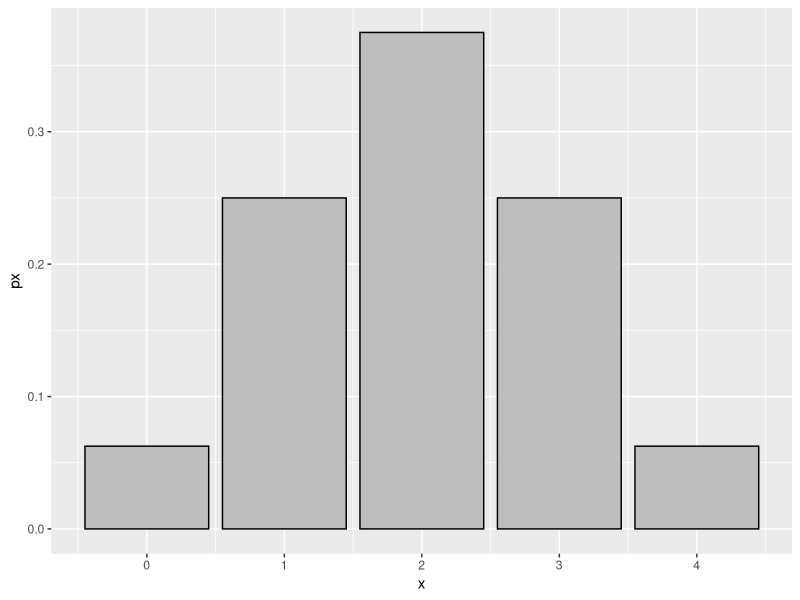
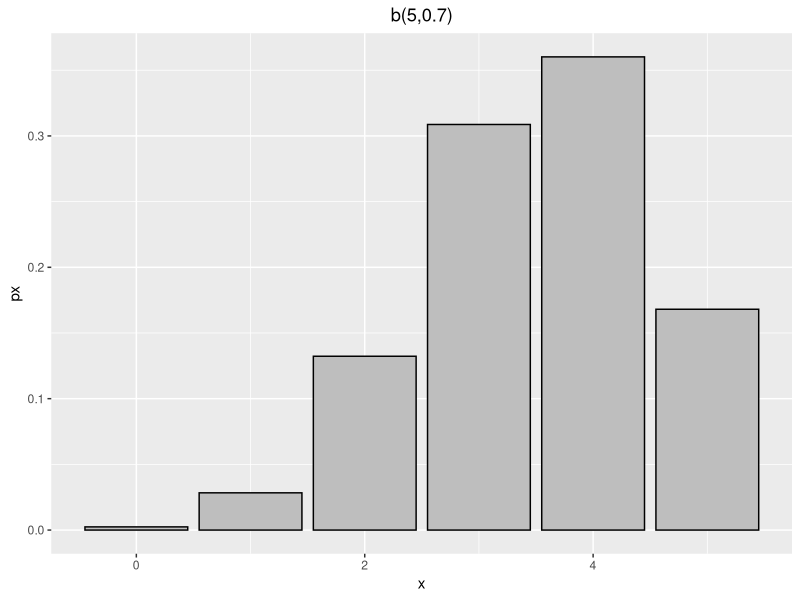
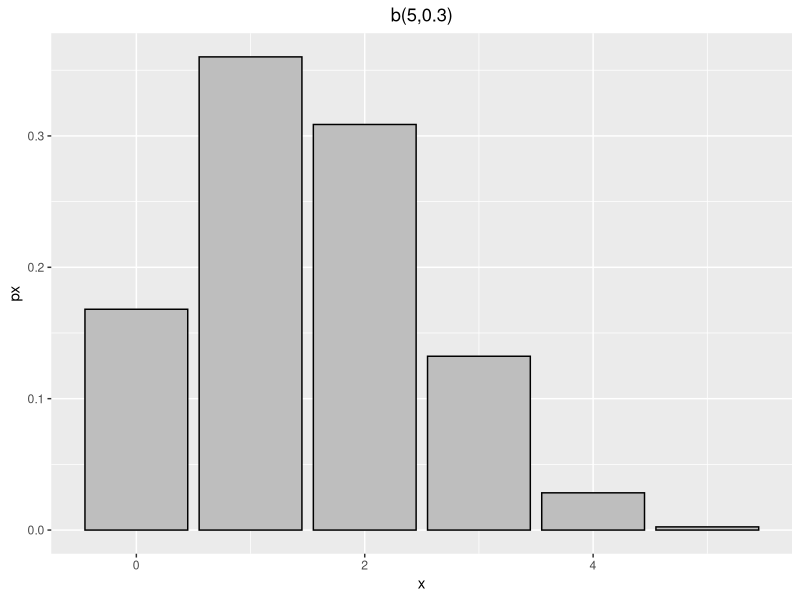
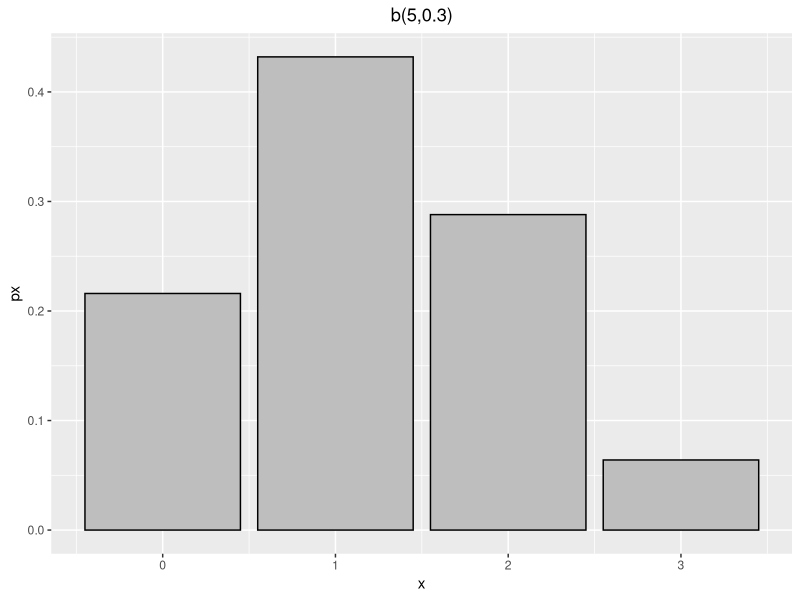
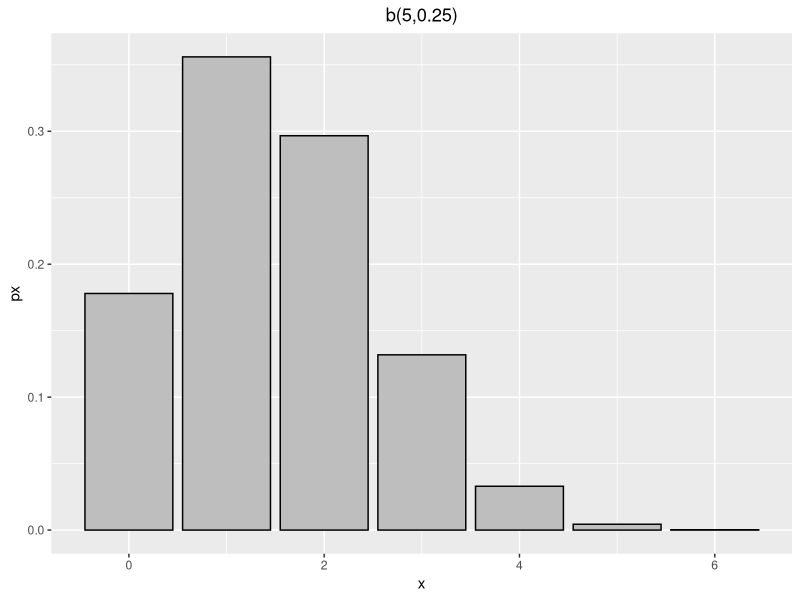
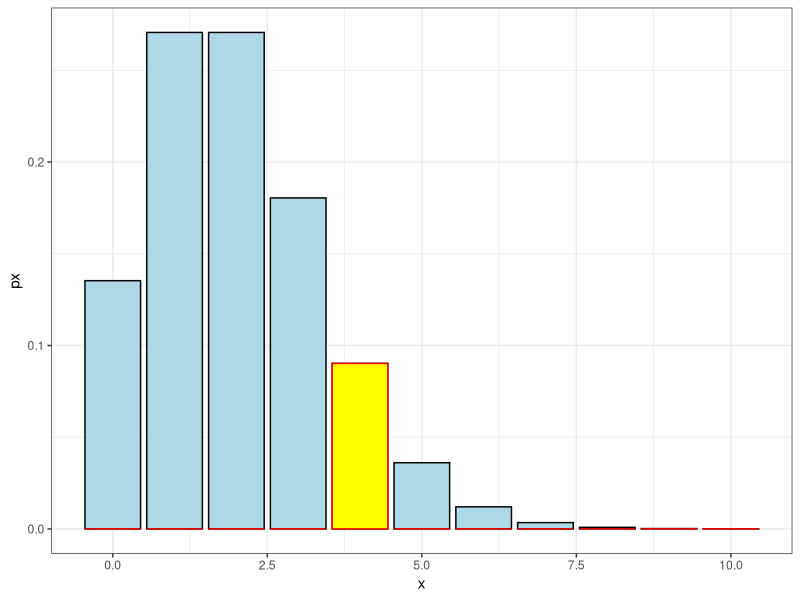
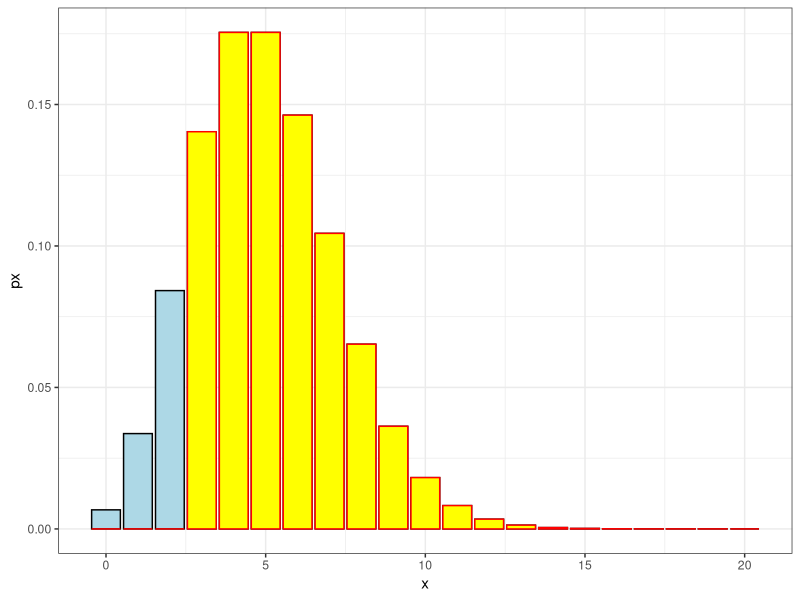
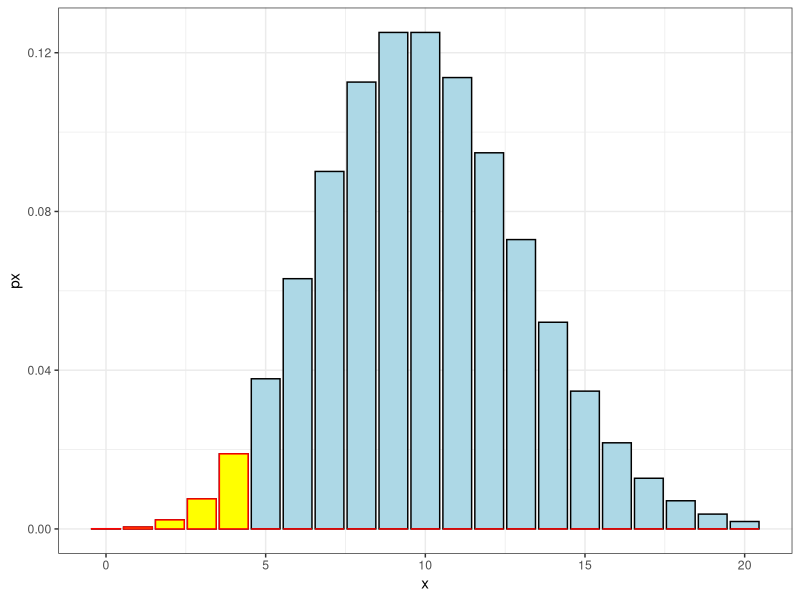

The R script that drew these images, in order:
## ---- chunk 1
options(htmltools.dir.version = FALSE)
knitr::opts_chunk$set(echo=TRUE, message = FALSE, warning = FALSE, comment = "#>", fig.align = "center")
options
library(tidyverse)
## ---- chunk 2
knitr::include_graphics("https://raw.githubusercontent.com/arpanosso/estatinfo/master/slides/img/va_d_01.png")
## ---- chunk 3

## ---- chunk 4
tibble(Genótipo=c("AA","Aa","aa"),
       x=2:0,
       px = c(1/4, 1/2, 1/4) ) |> 
  kableExtra::kable()
## ---- chunk 5
tibble(Genótipo=c("AA","Aa","aa"),
       x=2:0,
       px = c("1/4", "1/2", "1/4") ) |> 
  kableExtra::kable()
## ---- chunk 6
X<- 0:2
px<-c(1/4,1/2,1/4)

# Esperança
E_X <- sum(X*px)
E_X

# Variância
Var_X <- sum(X^2*px) - E_X^2
Var_X
## ---- chunk 7
k <- 5
Y <- k+X
Var_Y = sum(Y^2*px) - (sum(Y*px))^2
Var_Y
## ---- chunk 8
Z <- k*X
Var_Z = sum(Z^2*px) - (sum(Z*px))^2
Var_Z
## ---- chunk 9
knitr::include_graphics("https://raw.githubusercontent.com/arpanosso/estatinfo/master/slides/img/bernoulli_1.png")
## ---- chunk 10

## ---- chunk 11
knitr::include_graphics("https://raw.githubusercontent.com/arpanosso/estatinfo/master/slides/img/binomial_1.png")
## ---- chunk 12
knitr::include_graphics("https://raw.githubusercontent.com/arpanosso/estatinfo/master/slides/img/binomial_2.png")
## ---- chunk 13
knitr::include_graphics("https://raw.githubusercontent.com/arpanosso/estatinfo/master/slides/img/binomial_3.png")
## ---- chunk 14
knitr::include_graphics("https://raw.githubusercontent.com/arpanosso/estatinfo/master/slides/img/binomial_4.png")
## ---- chunk 15
# knitr::include_graphics("imgs/R_logo.png")
## ---- chunk 16
# montanto a expressão
choose(4,2)*1/2^2*1/2^(4-2)

# ou utilizando a  função
dbinom(2, 4, 1/2)
## ---- chunk 17
n <- 4
x <- 0:n
p<-1/2
px<-dbinom(x,n,p)
tibble(x,px) %>%  
  kableExtra::kable()
## ---- chunk 18
tibble(x,px) %>%  
  ggplot(aes(x=x,y=px)) +
  geom_col(color="black",
           fill="gray")
## ---- chunk 19
n <- 5
x <- 0:n
p<-.7
px<-dbinom(x,n,p)
tibble(x,px) |>   ggplot(aes(x=x,y=px)) +
  geom_col(color="black",fill="gray")+
  labs(title = "b(5,0.7)")+
  theme(plot.title = element_text(hjust = 0.5))
## ---- chunk 20
tibble(x,px) |> 
  tidyr::pivot_wider(names_from = x,
                     values_from = px)  |> t() |> 
  kableExtra::kable()
## ---- chunk 21
n <- 5
x <- 0:n
p<-1-p
px<-dbinom(x,n,p)
tibble(x,px) |>   ggplot(aes(x=x,y=px)) +
  geom_col(color="black",fill="gray")+
  labs(title = "b(5,0.3)")+
  theme(plot.title = element_text(hjust = 0.5))
## ---- chunk 22
tibble(x,px) |> 
  tidyr::pivot_wider(names_from = x,
                     values_from = px)  |> t() |> 
  kableExtra::kable()
## ---- chunk 23
n <- 3
x <- 0:n
p<-2/5
px<-dbinom(x,n,p)
tibble(x,px) |>   ggplot(aes(x=x,y=px)) +
  geom_col(color="black",fill="gray")+
  labs(title = "b(5,0.3)")+
  theme(plot.title = element_text(hjust = 0.5))
## ---- chunk 24
tibble(x,px) %>%  
    tidyr::pivot_wider(names_from = x,
                     values_from = px) %>% 
  kableExtra::kable()
## ---- chunk 25
n <- 6
x <- 0:n
p<-13/52
px<-dbinom(x,n,p)
tibble(x,px) |>   ggplot(aes(x=x,y=px)) +
  geom_col(color="black",fill="gray")+
  labs(title = "b(5,0.25)")+
  theme(plot.title = element_text(hjust = 0.5))
## ---- chunk 26
tibble(x,px) %>%  
    tidyr::pivot_wider(names_from = x,
                     values_from = px) %>% 
  kableExtra::kable()
## ---- chunk 27
n <- 10
x <- 0:n
lambda <- 2
px <- dpois(x,lambda)
tibble(x,px) |>
  mutate(px2 = ifelse(x==4,px,0) ) |> 
  ggplot(aes(x=x,y=px)) +
  geom_col(color="black",fill="lightblue") +
  geom_col(aes(x=x,y=px2),color="red",fill="yellow") +
  theme_bw()
## ---- chunk 28
# knitr::include_graphics("imgs/R_logo.png")
## ---- chunk 29
# montanto a expressão
exp(-2)*2^4/factorial(4)

# ou utilizando a  função
dpois(4,2) 
## ---- chunk 30
n <- 20
x <- 0:n
lambda <- 5
px <- dpois(x,lambda)
tibble(x,px) |>
  mutate(px2 = ifelse(x>2,px,0) ) |> 
  ggplot(aes(x=x,y=px)) +
  geom_col(color="black",fill="lightblue") +
  geom_col(aes(x=x,y=px2),color="red",fill="yellow") +
  theme_bw()
## ---- chunk 31
n <- 20
x <- 0:n
lambda <- 5*2
px <- dpois(x,lambda)
tibble(x,px) |>
  mutate(px2 = ifelse(x<=4,px,0) ) |> 
  ggplot(aes(x=x,y=px)) +
  geom_col(color="black",fill="lightblue") +
  geom_col(aes(x=x,y=px2),color="red",fill="yellow") +
  theme_bw()
## ---- chunk 32
n <- 20
x <- 0:n
lambda <- 3*2
px <- dpois(x,lambda)
tibble(x,px) |>
  mutate(px2 = ifelse(x>=5,px,0) ) |> 
  ggplot(aes(x=x,y=px)) +
  geom_col(color="black",fill="lightblue") +
  geom_col(aes(x=x,y=px2),color="red",fill="yellow") +
  theme_bw()
## ---- chunk 33
n <- 2000 
lambda <- n*0.001
1-ppois(4,lambda)
## ---- chunk 34
knitr::include_graphics("https://raw.githubusercontent.com/arpanosso/estatinfo/master/slides/img/vac_1.png")
## ---- chunk 35
knitr::include_graphics("https://raw.githubusercontent.com/arpanosso/estatinfo/master/slides/img/vac_2.png")
## ---- chunk 36
knitr::include_graphics("https://raw.githubusercontent.com/arpanosso/estatinfo/master/slides/img/vac_3.png")
## ---- chunk 37
knitr::include_graphics("https://raw.githubusercontent.com/arpanosso/estatinfo/master/slides/img/vac_4.png")
## ---- chunk 38
knitr::include_graphics("https://raw.githubusercontent.com/arpanosso/estatinfo/master/slides/img/vac_5.png")
## ---- chunk 39
knitr::include_graphics("https://images.pexels.com/photos/8447778/pexels-photo-8447778.jpeg")
## ---- chunk 40
knitr::include_graphics("https://raw.githubusercontent.com/arpanosso/estatinfo/master/slides/img/salario_hit.png")
## ---- chunk 41
library(tidyverse)
library(patchwork)
library(cowplot)

fun_g <- function(n){
  di <- 1/n*5
  x<-seq(-4,4,di)
  densidade <- dnorm(x)
  tibble(x,densidade) |>
    ggplot(aes(x=x,y=densidade))+
    geom_col(color="black",fill="white")+
    labs(x="(X)",
         y="di")
}
g1<- fun_g(n=5)
g2<- fun_g(n=30)
g3<- fun_g(n=1000)
g1<-g1 +
  draw_label(label = "a)",x=-4,y=0.4)
  
g2<-g2 +
  draw_label(label = "b)",x=-4,y=0.4) 
  
g3<-g3 +
  draw_label(label = "c)",x=-4,y=0.4)

g1/g2/g3
## ---- chunk 42
n=1000
di <- 1/n*5
x<-seq(-4,4,di)
densidade <- dnorm(x)
g4<-tibble(x,densidade) |>
  mutate(
    densidade2 = if_else(x>-2 & x< -1, densidade,0)
  ) |>
  ggplot(aes(x=x,y=densidade))+
  geom_col(color="white",fill="white")+
  geom_col(aes(x=x,y=densidade2),color="gray") +
  labs(x="(X)",
       y="di")+
  theme_bw()+
  stat_function(fun = \(x) dnorm(x), color="black", lwd =1.2 )
g4 +
  draw_label(label = "f(x)",x=1,y=.3) +
  draw_label(label = expression(paste("P(",a <= X, "" <= b,")")),
             x=-2,y=.15)

## ---- chunk 43
knitr::include_graphics("https://raw.githubusercontent.com/arpanosso/estatinfo/master/slides/img/hist_1.png")
## ---- chunk 44
knitr::include_graphics("https://raw.githubusercontent.com/arpanosso/estatinfo/master/slides/img/hist_2.png")
## ---- chunk 45
knitr::include_graphics("https://raw.githubusercontent.com/arpanosso/estatinfo/master/slides/img/hist_3.png")
## ---- chunk 46
knitr::include_graphics("https://raw.githubusercontent.com/arpanosso/estatinfo/master/slides/img/hist_4.png")
## ---- chunk 47
knitr::include_graphics("https://raw.githubusercontent.com/arpanosso/estatinfo/master/slides/img/hist_6.png")
## ---- chunk 48
knitr::include_graphics("https://raw.githubusercontent.com/arpanosso/estatinfo/master/slides/img/hist_7.png")
## ---- chunk 49
knitr::include_graphics("https://raw.githubusercontent.com/arpanosso/estatinfo/master/slides/img/hist_8.png")
## ---- chunk 50
knitr::include_graphics("https://raw.githubusercontent.com/arpanosso/estatinfo/master/slides/img/hist_9.png")
## ---- chunk 51
0.5 - pnorm(-1.73)
## ---- chunk 52
knitr::include_graphics("https://raw.githubusercontent.com/arpanosso/estatinfo/master/slides/img/hist_10.png")
## ---- chunk 53
knitr::include_graphics("https://raw.githubusercontent.com/arpanosso/estatinfo/master/slides/img/hist_11.png")
## ---- chunk 54
pnorm(-1.73)
## ---- chunk 55
knitr::include_graphics("https://raw.githubusercontent.com/arpanosso/estatinfo/master/slides/img/hist_12.png")
## ---- chunk 56
pnorm(1.73)
## ---- chunk 57
knitr::include_graphics("https://raw.githubusercontent.com/arpanosso/estatinfo/master/slides/img/hist_13.png")
## ---- chunk 58
pnorm(1.73) - pnorm(0.47)
## ---- chunk 59
knitr::include_graphics("https://raw.githubusercontent.com/arpanosso/estatinfo/master/slides/img/hist_14.png")
## ---- chunk 60
pnorm(5,3,4) - pnorm(2,3,4)
## ---- chunk 61
trunc(10000 * (1 - pnorm(165,170,5)))
## ---- chunk 62
qnorm(0.80,170,5)
## ---- chunk 63
knitr::include_graphics("https://raw.githubusercontent.com/arpanosso/estatinfo/master/slides/img/hist_17.png")
## ---- chunk 64
pnorm(2.368) - pnorm(0.263)
## ---- chunk 65
pbinom(11,15,0.4) - pbinom(6,15,0.4)
## ---- chunk 66
knitr::include_graphics("https://raw.githubusercontent.com/arpanosso/estatinfo/master/slides/img/amostra_1.png")
## ---- chunk 67
x<-0:3
px<-c(.2, .4, .3, .1)
barplot(px, names=x,las=1,
        ylim = c(0,.45))
box()
## ---- chunk 68
xb<-c(0,0.5,1,1.5,2,2.5,3)
pxb<-c(.04, .16, .28, .28, .17, .06, .01)
barplot(pxb, names=xb,las=1)
## ---- chunk 69
knitr::include_graphics("https://raw.githubusercontent.com/arpanosso/estatinfo/master/slides/img/amostra_2.png")
## ---- chunk 70
set.seed(1235)
x <- rep(0:9,
                 c(800,700,200,350,120,
                   500,1200,800,800,800)
                 )
## ---- chunk 71
mean(x)
## ---- chunk 72
var(x)
## ---- chunk 73
hist(x, probability = TRUE,xlim = c(-.5,9.5))
## ---- chunk 74
n <- 5
## ---- chunk 75
amostra <- sample(x,n,replace = TRUE)
mean(amostra)
var(amostra)
## ---- chunk 76
k <- 10000
vetor_medias <- 0
for(i in 1:k) vetor_medias[i] <- mean(sample(x,n,replace=TRUE))
## ---- chunk 77
mean(vetor_medias)
## ---- chunk 78
var(vetor_medias)
## ---- chunk 79
hist(vetor_medias,xlim=c(0,10), probability = TRUE);box()
## ---- chunk 80
n <- 15
k <- 10000
vetor_medias <- 0
for(i in 1:k) vetor_medias[i] <- mean(sample(x,n,replace=TRUE))
hist(vetor_medias,xlim=c(0,10),col="darkgray", probability = TRUE);box()
## ---- chunk 81
n <- 50
k <- 10000
vetor_medias <- 0
for(i in 1:k) vetor_medias[i] <- mean(sample(x,n,replace=TRUE))
hist(vetor_medias,xlim=c(0,10),col="aquamarine4", probability = TRUE);box()
## ---- chunk 82
knitr::include_graphics("https://raw.githubusercontent.com/arpanosso/estatinfo/master/slides/img/hist_8.png")
